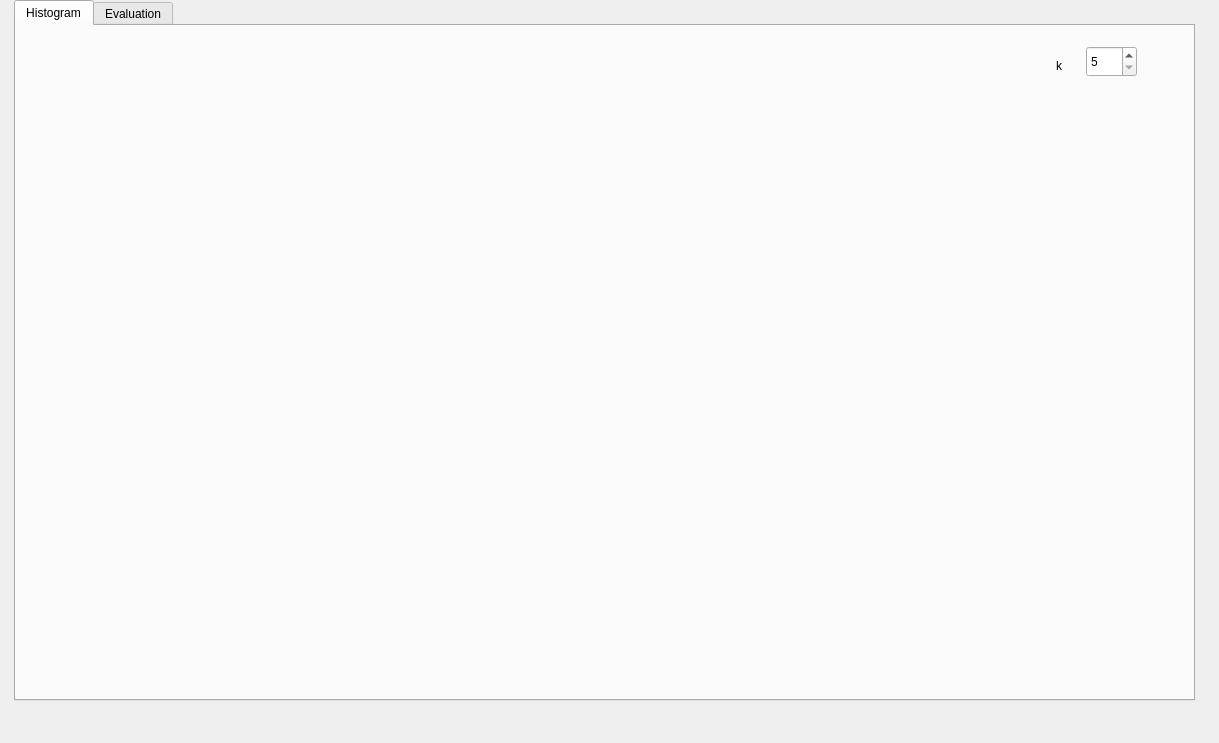
<?xml version="1.0" encoding="UTF-8"?>
<ui version="4.0">
 <class>MainWindow</class>
 <widget class="QMainWindow" name="MainWindow">
  <property name="geometry">
   <rect>
    <x>0</x>
    <y>0</y>
    <width>1219</width>
    <height>743</height>
   </rect>
  </property>
  <property name="minimumSize">
   <size>
    <width>1219</width>
    <height>743</height>
   </size>
  </property>
  <property name="maximumSize">
   <size>
    <width>1219</width>
    <height>743</height>
   </size>
  </property>
  <property name="windowTitle">
   <string>MainWindow</string>
  </property>
  <widget class="QWidget" name="central_widget">
   <widget class="QTabWidget" name="tab_widget">
    <property name="geometry">
     <rect>
      <x>14</x>
      <y>0</y>
      <width>1181</width>
      <height>701</height>
     </rect>
    </property>
    <property name="currentIndex">
     <number>0</number>
    </property>
    <widget class="QWidget" name="tab_histogram">
     <attribute name="title">
      <string>Histogram</string>
     </attribute>
     <widget class="QLabel" name="k_label">
      <property name="geometry">
       <rect>
        <x>1040</x>
        <y>30</y>
        <width>21</width>
        <height>20</height>
       </rect>
      </property>
      <property name="text">
       <string>k</string>
      </property>
     </widget>
     <widget class="QSpinBox" name="k_input">
      <property name="geometry">
       <rect>
        <x>1070</x>
        <y>20</y>
        <width>51</width>
        <height>31</height>
       </rect>
      </property>
      <property name="minimum">
       <number>5</number>
      </property>
      <property name="maximum">
       <number>25</number>
      </property>
     </widget>
     <widget class="QWidget" name="horizontalLayoutWidget">
      <property name="geometry">
       <rect>
        <x>10</x>
        <y>20</y>
        <width>1001</width>
        <height>581</height>
       </rect>
      </property>
      <layout class="QHBoxLayout" name="bar_layout">
       <item>
        <widget class="QWidget" name="bar_chart" native="true"/>
       </item>
      </layout>
     </widget>
    </widget>
    <widget class="QWidget" name="tab_evaluation">
     <attribute name="title">
      <string>Evaluation</string>
     </attribute>
    </widget>
   </widget>
  </widget>
 </widget>
 <resources/>
 <connections>
  <connection>
   <sender>k_input</sender>
   <signal>valueChanged(int)</signal>
   <receiver>bar_chart</receiver>
   <slot>update()</slot>
   <hints>
    <hint type="sourcelabel">
     <x>1111</x>
     <y>64</y>
    </hint>
    <hint type="destinationlabel">
     <x>526</x>
     <y>339</y>
    </hint>
   </hints>
  </connection>
 </connections>
</ui>
